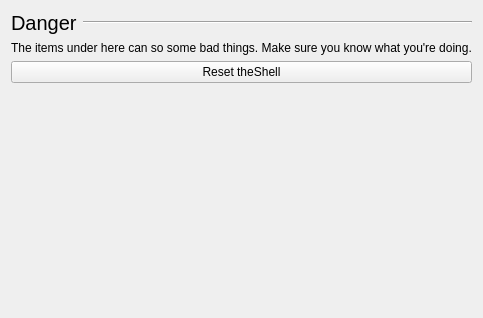
          <widget class="QWidget" name="DangerSettings" native="true">
           <layout class="QGridLayout" name="gridLayout_5">
            <item row="3" column="0">
             <spacer name="verticalSpacer_12">
              <property name="orientation">
               <enum>Qt::Vertical</enum>
              </property>
              <property name="sizeHint" stdset="0">
               <size>
                <width>20</width>
                <height>224</height>
               </size>
              </property>
             </spacer>
            </item>
            <item row="0" column="0">
             <widget class="QFrame" name="displayHeader_4">
              <property name="frameShape">
               <enum>QFrame::NoFrame</enum>
              </property>
              <property name="frameShadow">
               <enum>QFrame::Raised</enum>
              </property>
              <layout class="QHBoxLayout" name="horizontalLayout_18">
               <property name="leftMargin">
                <number>0</number>
               </property>
               <property name="topMargin">
                <number>0</number>
               </property>
               <property name="rightMargin">
                <number>0</number>
               </property>
               <property name="bottomMargin">
                <number>0</number>
               </property>
               <item>
                <widget class="QLabel" name="displayLabel_4">
                 <property name="font">
                  <font>
                   <pointsize>15</pointsize>
                  </font>
                 </property>
                 <property name="text">
                  <string>Danger</string>
                 </property>
                </widget>
               </item>
               <item>
                <widget class="Line" name="displayLine_4">
                 <property name="sizePolicy">
                  <sizepolicy hsizetype="Expanding" vsizetype="Fixed">
                   <horstretch>0</horstretch>
                   <verstretch>0</verstretch>
                  </sizepolicy>
                 </property>
                 <property name="orientation">
                  <enum>Qt::Horizontal</enum>
                 </property>
                </widget>
               </item>
              </layout>
             </widget>
            </item>
            <item row="1" column="0">
             <widget class="QLabel" name="label_25">
              <property name="text">
               <string>The items under here can so some bad things. Make sure you know what you're doing.</string>
              </property>
             </widget>
            </item>
            <item row="2" column="0">
             <widget class="QPushButton" name="resetButton">
              <property name="text">
               <string>Reset theShell</string>
              </property>
              <property name="icon">
               <iconset theme="view-refresh">
                <normaloff>.</normaloff>.</iconset>
              </property>
             </widget>
            </item>
           </layout>
          </widget>
